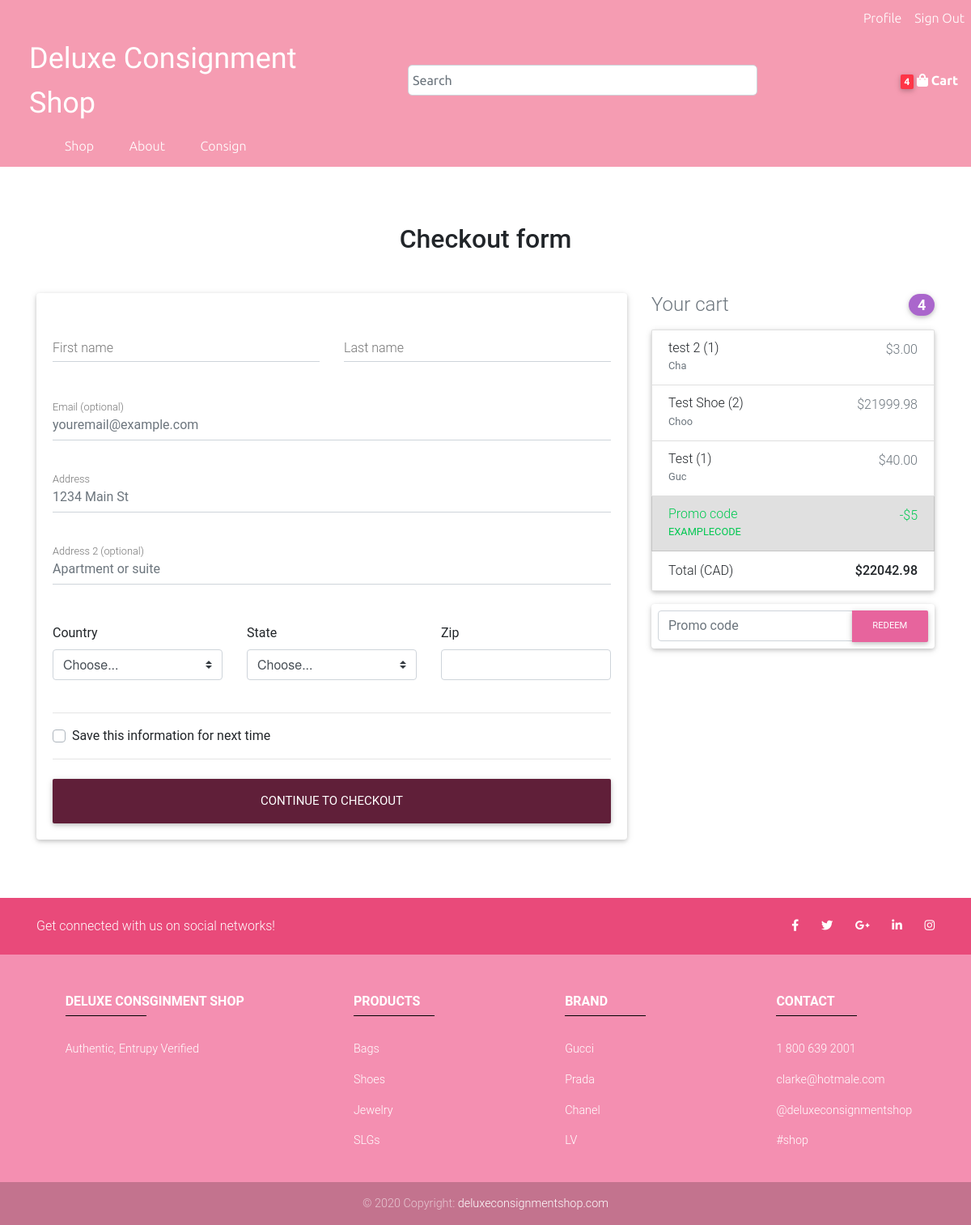
Before: /checkout/ (signed in) with the older database file.
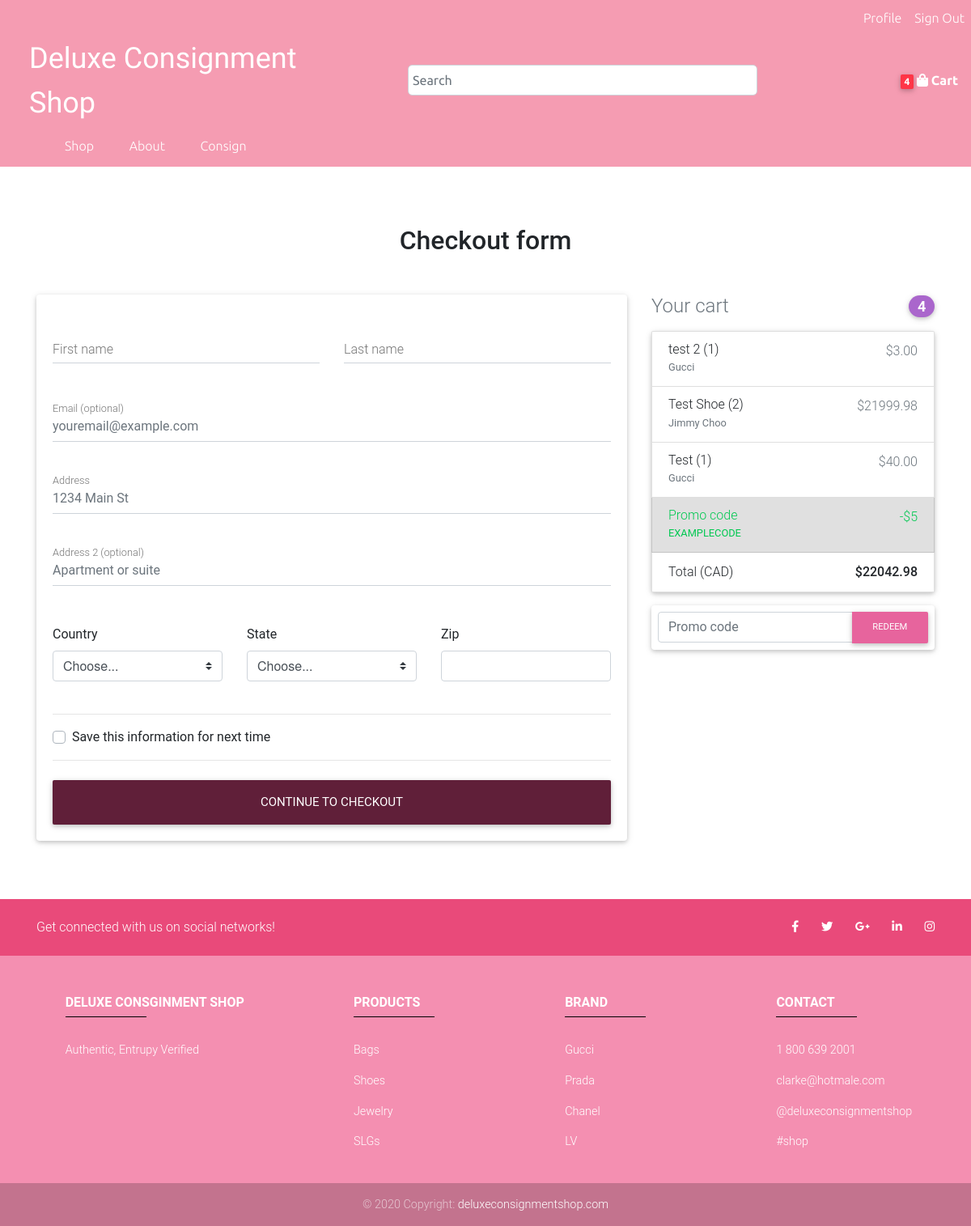
After: the same page with the newer database file.
### user/models.py (models this page shows, shortened)
class OrderItem(models.Model):
    product = models.ForeignKey(Product, on_delete=models.SET_NULL, null=True)
    order = models.ForeignKey(Order, on_delete=models.SET_NULL, null=True)
    quantity = models.IntegerField(default=0, null=True, blank=True)
    date_added = models.DateTimeField(auto_now_add=True)
    @property
    def get_total(self):
        return self.quantity * self.product.discount_price

### store/models.py (models this page shows, shortened)
class Product(models.Model):
    name = models.CharField(max_length=200)
    brand = models.CharField(max_length=100, choices=BRAND_CHOICES, null=True)
    price = models.DecimalField(max_digits=99, decimal_places=2)
    discount_price = models.DecimalField(max_digits=99, decimal_places=2, blank=True, null=True)
    featured = models.BooleanField(default=False)
    thumbnail = models.ImageField(null=True, blank=True)
    quantity = models.IntegerField(default=1)
    date_created = models.DateTimeField(auto_now=True)
    description = models.TextField(max_length=2000, null=True, blank=True)
    slug = models.SlugField(max_length=200)
    @property
    def get_remove_from_cart_url(self):
        return reverse("remove-from-cart", kwargs={
            'slug': self.slug
        })
    @property
    def get_brand(self):
        return self.get_brand_display()

### store/views.py (the view)
# urls.py: path('checkout/', store_views.checkout, name="checkout"),
def checkout(request):
    products = Product.objects.all()
    if request.user.is_authenticated:
        data = cartData(request)
        items = data['items']
        cart_quantity = data['cart_quantity']
        cart_total = data['cart_total']
    else:
        data = cookieCartData(request)
        items = data['items']
        cart_quantity = data['cart_quantity']
        cart_total = data['cart_total']
    context = {
        'products': products,
        'items': items,
        'cart_quantity': cart_quantity,
        'cart_total': cart_total
    }
    return render(request, 'store/checkout.html', context)

### store/utils.py (called while the page is built)
def cartData(request):
    customer = request.user.customer
    order, created = Order.objects.get_or_create(customer=customer, complete=False)
    items = order.orderitem_set.all()
    cart_quantity = order.get_cart_quantity
    cart_total = order.get_cart_total
    return {'order': order, 'items': items, 'cart_quantity': cart_quantity, 'cart_total': cart_total}

### user/models.py (called while the page is built)
    @property
    def get_cart_total(self):
        items = self.orderitem_set.all()
        return sum([item.get_total for item in items])

    @property
    def get_cart_quantity(self):
        items = self.orderitem_set.all()
        return sum([item.quantity for item in items])

### store/templates/store/checkout.html (shortened to what the changed rows need)
{% extends 'store/base.html' %}
{% load static %}
{% block content %}
<main class="mb-5 pt-4">
    <div class="container wow fadeIn">
        <h2 class="my-5 h2 text-center">Checkout form</h2>
        <div class="row">
            <div class="col-md-4 mb-4">
                <ul class="list-group mb-3 z-depth-1">
                    {% for item in items %}
                    <li class="list-group-item d-flex justify-content-between lh-condensed">
                        <div>
                            <h6 class="my-0">{{item.product.name}} ({{item.quantity}})</h6>
                            <small class="text-muted">{{item.product.get_brand}}</small>
                        </div>
                        <span class="text-muted">${{item.get_total}}</span>
                    </li>
                    {% endfor %}
                </ul>
            </div>
        </div>
    </div>
</main>
{% endblock content %}

Changed rows visible on the page:
changed through a linked row, OrderItem "test 2": product.get_brand "Cha" → "Gucci"
changed through a linked row, OrderItem "Test Shoe": product.get_brand "Choo" → "Jimmy Choo"
changed through a linked row, OrderItem "Test": product.get_brand "Guc" → "Gucci"
